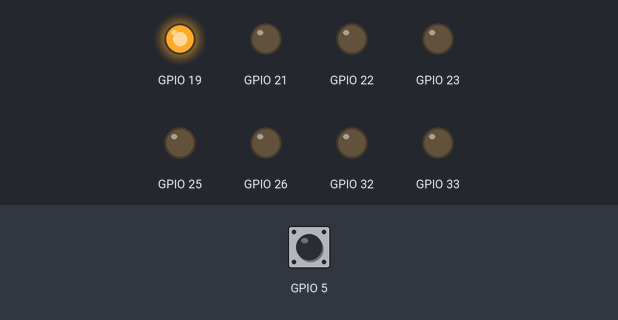
Bench run of a sketch on a simulated ESP32. Shown: output pins drawn as LEDs (lit = HIGH). The test bench sets the inputs (shaded band); at power-on: GPIO 5 HIGH. What the sketch prints to the serial monitor is not drawn.

Above: at 0.1 s.
At 0.7 s:
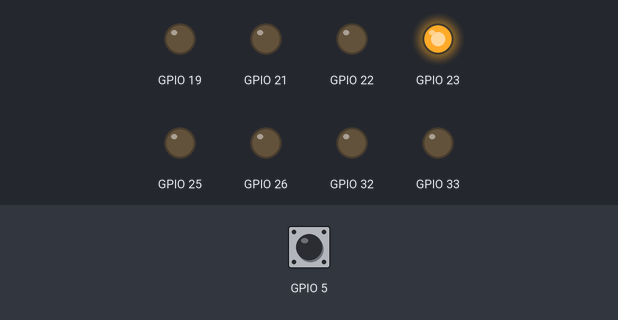
At 1.1 s:
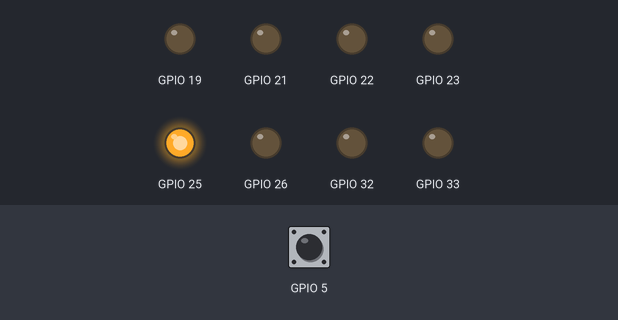
At 1.5 s:
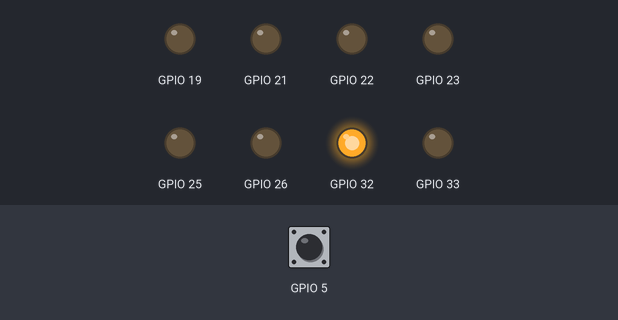
At 2.5 s:
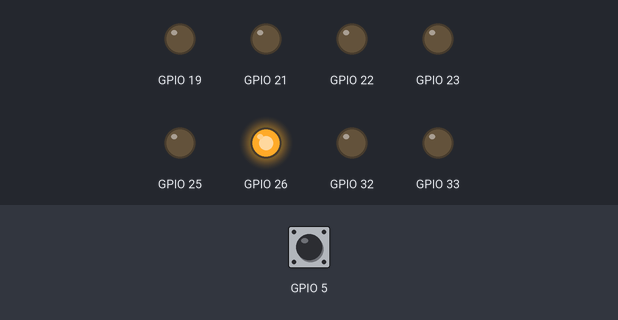
At 3.5 s:
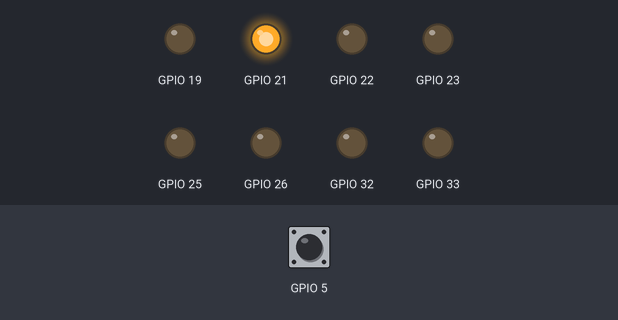
Timing chart, 0 to 3.8 s (numbered marks = the images above):
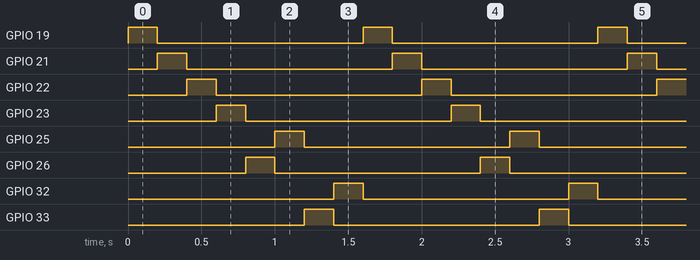

The sketch:

SequencialLed.ino
```cpp
int botao = 0;


void setup() {
  // put your setup code here, to run once:
  Serial.begin(115200);
  Serial.println("Hello World!");
  pinMode(32, OUTPUT);
  pinMode(33, OUTPUT);
  pinMode(25, OUTPUT);
  pinMode(26, OUTPUT);
  pinMode(23, OUTPUT);
  pinMode(22, OUTPUT);
  pinMode(21, OUTPUT);
  pinMode(19, OUTPUT);
  pinMode(5, INPUT);
  int botao = 0;

}

void loop() {
  // put your main code here, to run repeatedly:
  botao = digitalRead(5);
  if (botao == 0)
    {
    digitalWrite(32, HIGH);
    digitalWrite(33, LOW);
    digitalWrite(25, LOW);
    digitalWrite(26, LOW);
    digitalWrite(23, LOW);
    digitalWrite(22, LOW);
    digitalWrite(21, LOW);
    digitalWrite(19, LOW);
    delay(200);
    digitalWrite(32, LOW);
    digitalWrite(33, HIGH);
    digitalWrite(25, LOW);
    digitalWrite(26, LOW);
    digitalWrite(23, LOW);
    digitalWrite(22, LOW);
    digitalWrite(21, LOW);
    digitalWrite(19, LOW);
    delay(200);
    digitalWrite(32, LOW);
    digitalWrite(33, LOW);
    digitalWrite(25, HIGH);
    digitalWrite(26, LOW);
    digitalWrite(23, LOW);
    digitalWrite(22, LOW);
    digitalWrite(21, LOW);
    digitalWrite(19, LOW);
    delay(200);
    digitalWrite(32, LOW);
    digitalWrite(33, LOW);
    digitalWrite(25, LOW);
    digitalWrite(26, HIGH);
    digitalWrite(23, LOW);
    digitalWrite(22, LOW);
    digitalWrite(21, LOW);
    digitalWrite(19, LOW);
    delay(200);
    digitalWrite(32, LOW);
    digitalWrite(33, LOW);
    digitalWrite(25, LOW);
    digitalWrite(26, LOW);
    digitalWrite(23, HIGH);
    digitalWrite(22, LOW);
    digitalWrite(21, LOW);
    digitalWrite(19, LOW);
    delay(200);
    digitalWrite(32, LOW);
    digitalWrite(33, LOW);
    digitalWrite(25, LOW);
    digitalWrite(26, LOW);
    digitalWrite(23, LOW);
    digitalWrite(22, HIGH);
    digitalWrite(21, LOW);
    digitalWrite(19, LOW);
    delay(200);
    digitalWrite(32, LOW);
    digitalWrite(33, LOW);
    digitalWrite(25, LOW);
    digitalWrite(26, LOW);
    digitalWrite(23, LOW);
    digitalWrite(22, LOW);
    digitalWrite(21, HIGH);
    digitalWrite(19, LOW);
    delay(200);
    digitalWrite(32, LOW);
    digitalWrite(33, LOW);
    digitalWrite(25, LOW);
    digitalWrite(26, LOW);
    digitalWrite(23, LOW);
    digitalWrite(22, LOW);
    digitalWrite(21, LOW);
    digitalWrite(19, HIGH);
    delay(200);
    }

  else
  {
    digitalWrite(32, LOW);
    digitalWrite(33, LOW);
    digitalWrite(25, LOW);
    digitalWrite(26, LOW);
    digitalWrite(23, LOW);
    digitalWrite(22, LOW);
    digitalWrite(21, LOW);
    digitalWrite(19, HIGH);
    delay(200);
    digitalWrite(32, LOW);
    digitalWrite(33, LOW);
    digitalWrite(25, LOW);
    digitalWrite(26, LOW);
    digitalWrite(23, LOW);
    digitalWrite(22, LOW);
    digitalWrite(21, HIGH);
    digitalWrite(19, LOW);
    delay(200);
    digitalWrite(32, LOW);
    digitalWrite(33, LOW);
    digitalWrite(25, LOW);
    digitalWrite(26, LOW);
    digitalWrite(23, LOW);
    digitalWrite(22, HIGH);
    digitalWrite(21, LOW);
    digitalWrite(19, LOW);
    delay(200);
    digitalWrite(32, LOW);
    digitalWrite(33, LOW);
    digitalWrite(25, LOW);
    digitalWrite(26, LOW);
    digitalWrite(23, HIGH);
    digitalWrite(22, LOW);
    digitalWrite(21, LOW);
    digitalWrite(19, LOW);
    delay(200);
    digitalWrite(32, LOW);
    digitalWrite(33, LOW);
    digitalWrite(25, LOW);
    digitalWrite(26, HIGH);
    digitalWrite(23, LOW);
    digitalWrite(22, LOW);
    digitalWrite(21, LOW);
    digitalWrite(19, LOW);
    delay(200);
    digitalWrite(32, LOW);
    digitalWrite(33, LOW);
    digitalWrite(25, HIGH);
    digitalWrite(26, LOW);
    digitalWrite(23, LOW);
    digitalWrite(22, LOW);
    digitalWrite(21, LOW);
    digitalWrite(19, LOW);
    delay(200);
    digitalWrite(32, LOW);
    digitalWrite(33, HIGH);
    digitalWrite(25, LOW);
    digitalWrite(26, LOW);
    digitalWrite(23, LOW);
    digitalWrite(22, LOW);
    digitalWrite(21, LOW);
    digitalWrite(19, LOW);
    delay(200);
    digitalWrite(32, HIGH);
    digitalWrite(33, LOW);
    digitalWrite(25, LOW);
    digitalWrite(26, LOW);
    digitalWrite(23, LOW);
    digitalWrite(22, LOW);
    digitalWrite(21, LOW);
    digitalWrite(19, LOW);
    delay(200);
  }


}
```

Measured:
- by itself, GPIO 19, GPIO 21–23, GPIO 25, GPIO 26, GPIO 32, GPIO 33: alternates HIGH for 0.20 s and LOW for 1.4 s
- by itself, everything shown: repeats every 1.6 s, in 8 steps
